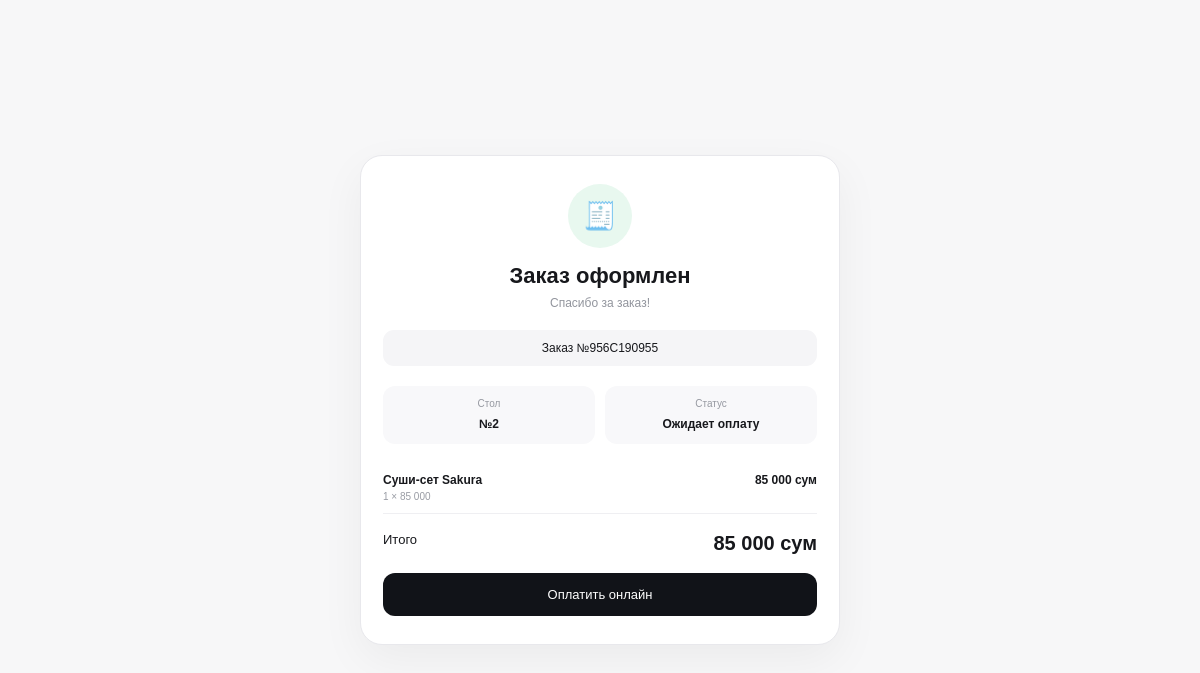
The page /receipt/956C190955 on the database its author committed.
### tables this page shows
CREATE TABLE orders (
            id INTEGER PRIMARY KEY AUTOINCREMENT,
            public_id TEXT NOT NULL UNIQUE,
            table_id INTEGER NOT NULL,
            customer_name TEXT,
            total INTEGER NOT NULL,
            status TEXT NOT NULL,
            payment_status TEXT NOT NULL,
            created_at TEXT NOT NULL
        );

CREATE TABLE order_items (
            id INTEGER PRIMARY KEY AUTOINCREMENT,
            order_id INTEGER NOT NULL,
            name TEXT NOT NULL,
            price INTEGER NOT NULL,
            quantity INTEGER NOT NULL,
            FOREIGN KEY(order_id) REFERENCES orders(id)
        );

### app.py (the view)
@app.route("/receipt/<public_id>")
def receipt(public_id):
    connection = get_db()
    order = connection.execute("""
        SELECT *
        FROM orders
        WHERE public_id = ?
    """, (public_id,)).fetchone()
    if not order:
        connection.close()
        return "Заказ не найден", 404
    items = connection.execute("""
        SELECT *
        FROM order_items
        WHERE order_id = ?
    """, (order["id"],)).fetchall()
    connection.close()
    return render_template(
        "receipt.html",
        order=order,
        items=items
    )

### app.py (called while the page is built)
def get_db():
    connection = sqlite3.connect(DATABASE)
    connection.row_factory = sqlite3.Row
    return connection

### templates/receipt.html (shortened to what this page needs)
<!DOCTYPE html>
<html lang="ru">
<head>
    <link rel="stylesheet"
          href="{{ url_for('static', filename='guest.css') }}">
</head>
<body class="receipt-page">
<div class="receipt-card">
    {% if payment_page %}
        <div class="receipt-icon">
            💳
        </div>
        <h1>
            Оплата заказа
        </h1>
        <p>
            Заказ №{{ order.public_id }}
        </p>
        <div class="receipt-total">
            {{ "{:,}".format(order.total).replace(",", " ") }}
            сум
        </div>
        <button class="checkout-button"
                onclick="demoPayment()">
            Перейти к оплате
        </button>
    {% else %}
        <div class="receipt-icon">
            {% if order.payment_status == "paid" %}
                ✓
            {% else %}
                🧾
            {% endif %}
        </div>
        <h1>
            Заказ оформлен
        </h1>
        <p>
            Спасибо за заказ!
        </p>
        <div class="receipt-number">
            Заказ №{{ order.public_id }}
        </div>
        <div class="receipt-info">
            <div>
                <span>
                    Стол
                </span>
                <strong>
                    №{{ order.table_id }}
                </strong>
            </div>
            <div>
                <span>
                    Статус
                </span>
                <strong>
                    {% if order.payment_status == "paid" %}
                        Оплачен
                    {% else %}
                        Ожидает оплату
                    {% endif %}
                </strong>
            </div>
        </div>
        <div class="receipt-items">
            {% for item in items %}
            <div class="receipt-item">
                <div>
                    <strong>
                        {{ item.name }}
                    </strong>
                    <span>
                        {{ item.quantity }} ×
                        {{ "{:,}".format(item.price).replace(",", " ") }}
                    </span>
                </div>
                <strong>
                    {{
                        "{:,}".format(
                            item.price * item.quantity
                        ).replace(",", " ")
                    }}
                    сум
                </strong>
            </div>
            {% endfor %}
        </div>
        <div class="receipt-total-row">
            <span>
                Итого
            </span>
            <strong>
                {{
                    "{:,}".format(
                        order.total
                    ).replace(",", " ")
                }}
                сум
            </strong>
        </div>
        {% if order.payment_status != "paid" %}
            <a
                href="/pay/{{ order.public_id }}"
                class="checkout-button">
                Оплатить онлайн
            </a>
        {% else %}
            <div class="paid-message">
                ✓ Оплата подтверждена
            </div>
        {% endif %}
    {% endif %}
</div>
</body>
</html>

### static/guest.css (style rules this page uses)
* { box-sizing: border-box; margin: 0; padding: 0; }
body { font-family: Arial, sans-serif; background: #f7f7f8; color: #17181c; }
.checkout-button { width: 100%; display: block; border: none; text-align: center; text-decoration: none; background: #111318; color: white; padding: 14px; border-radius: 12px; font-size: 13px; cursor: pointer; }
.receipt-page { min-height: 100vh; display: flex; justify-content: center; align-items: center; padding: 20px; }
.receipt-card { width: 100%; max-width: 480px; background: white; border: 1px solid #e8e8ec; border-radius: 22px; padding: 28px 22px; text-align: center; box-shadow: 0 15px 45px rgba(0,0,0,.05); }
.receipt-icon { width: 64px; height: 64px; border-radius: 50%; background: #e8f8ef; display: flex; justify-content: center; align-items: center; margin: auto auto 15px; font-size: 27px; }
.receipt-card h1 { font-size: 22px; margin-bottom: 7px; }
.receipt-card > p { color: #92959d; font-size: 12px; }
.receipt-number { margin: 20px 0; background: #f5f5f7; border-radius: 11px; padding: 11px; font-size: 12px; }
.receipt-info { display: grid; grid-template-columns: 1fr 1fr; gap: 10px; margin-bottom: 18px; }
.receipt-info > div { background: #f8f8fa; border-radius: 12px; padding: 12px; }
.receipt-info span { display: block; color: #9699a1; font-size: 10px; margin-bottom: 5px; }
.receipt-info strong { font-size: 12px; }
.receipt-items { text-align: left; }
.receipt-item { display: flex; justify-content: space-between; padding: 11px 0; border-bottom: 1px solid #efeff2; }
.receipt-item strong { display: block; font-size: 12px; }
.receipt-item span { display: block; color: #999ca4; font-size: 10px; margin-top: 4px; }
.receipt-total-row { display: flex; justify-content: space-between; padding: 18px 0; font-size: 13px; }
.receipt-total-row strong { font-size: 20px; }

### rows shown on the page
orders: public_id "956C190955", table_id "2", total "85 000"
order_items: name "Суши-сет Sakura", quantity "1", price "85 000", price+quantity "85 000"
